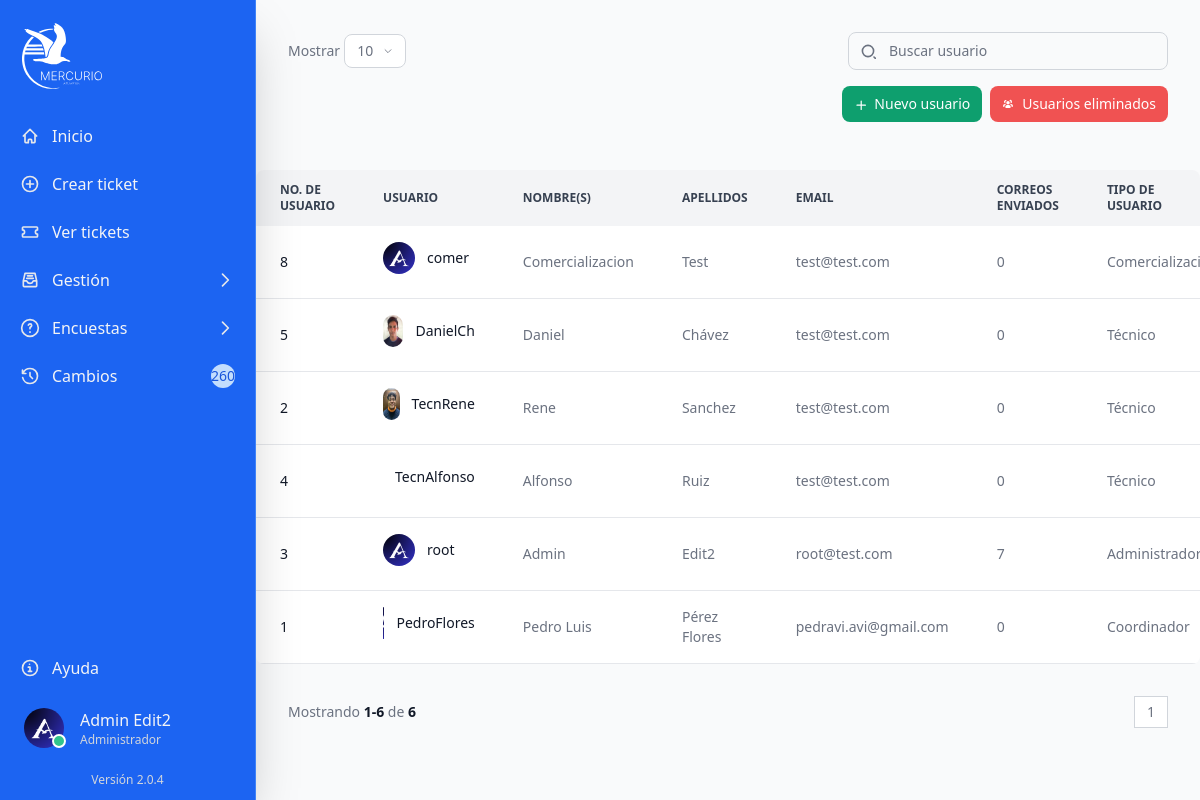
/src/web/usuarios.php (signed in), run on the app's committed database.
### tables this page shows
CREATE TABLE IF NOT EXISTS `users` (
  `userId` int NOT NULL AUTO_INCREMENT,
  `user` varchar(50) NOT NULL,
  `nombre` varchar(55) NOT NULL,
  `apellido` varchar(55) NOT NULL,
  `email` varchar(200) NOT NULL,
  `imagen` varchar(255) NOT NULL,
  `credencial` varchar(255) NOT NULL,
  `tipo` varchar(20) NOT NULL,
  `password` varchar(255) NOT NULL,
  `code` varchar(255) DEFAULT NULL,
  `token` varchar(255) DEFAULT NULL,
  `token_expiration` timestamp NULL DEFAULT NULL,
  `userStatus` tinyint NOT NULL,
  `fhCreacion` datetime NOT NULL,
  `fhBaja` datetime DEFAULT NULL,
  PRIMARY KEY (`userId`)
);

### src/web/usuarios.php (the view, shortened to what this page needs)
<?php
include '../configuration/conn-session.php';
function getTotalEmailsSent($userId)
{
    global $conn;
    $query = "SELECT COUNT(*) as total FROM tbticket INNER JOIN users ON tbticket.numTrabajador = users.userId WHERE (estado IN ('0', '1', '2', '3', '4', '5', '6', '8', '9') AND correo != '' AND users.userId = ?)";
    $stmt = $conn->prepare($query);
    $stmt->bind_param("i", $userId);
    $stmt->execute();
    $result = $stmt->get_result();
    $fila = $result->fetch_assoc();
    return $fila['total'];
}
?>
<!DOCTYPE html>
<html lang="es">
<head>
    <link rel="stylesheet" href="../output.css">
    <link rel="stylesheet" href="./loading.css">
</head>
<body class="bg-gray-50 dark:bg-gray-700">
    <?php
    include '../components/sidebar.php';
    include '../components/modal-baja-usuario.php';
    ?>
    <div class="mt-16 sm:mt-0 lg:mb-4 sm:ml-64">
        <div>
            <div class="grid grid-cols-1 gap-4 mb-4">
                <div class="p-8">
                    <div
                        class="flex items-center justify-between flex-column flex-wrap md:flex-row space-y-4 md:space-y-0 pb-4">
                        <div>
                            <span class="text-sm text-gray-500 dark:text-gray-400">Mostrar</span>
                            <button type="button" id="dropdownShowButton" data-dropdown-toggle="dropdownShow"
                                class="inline-flex items-center text-gray-500 bg-white border border-gray-300 focus:outline-none hover:bg-gray-100 focus:ring-4 focus:ring-gray-100 font-medium rounded-lg text-sm px-3 py-1.5 dark:bg-gray-800 dark:text-gray-400 dar:border-gray-600 dark:hover:bg-gray-700 dark:hover:border-gray-600 dark:focus:ring-gray-700">
                                10
                                <svg class="w-2.5 h-2.5 ms-2.5" aria-hidden="true" xmlns="http://www.w3.org/2000/svg"
                                    fill="none" viewBox="0 0 24 24">
                                    <path stroke="currentColor" stroke-linecap="round" stroke-linejoin="round"
                                        stroke-width="2" d="m19 9-7 7-7-7" />
                                </svg>
                            </button>
                        </div>
                        <div class="relative">
                            <div
                                class="absolute inset-y-0 rtl:inset-r-0 start-0 flex items-center ps-3 pointer-events-none">
                            </div>
                            <input type="text" id="table-search-tickets"
                                class="block p-2 ps-10 text-sm text-gray-900 border border-gray-300 rounded-lg w-80 bg-gray-50 focus:ring-blue-500 focus:border-blue-500 dark:bg-gray-800 dark:border-gray-600 dark:placeholder-gray-400 dark:text-white dark:focus:ring-blue-500 dark:focus:border-blue-500"
                                placeholder="Buscar usuario">
                        </div>
                    </div>
                    <div class="flex space-x-2 justify-end">
                        <div>
                            <button type="button" data-modal-target="popup-user-add" data-modal-toggle="popup-user-add"
                                class="inset-y-0 right-0 px-3 py-2 text-sm font-medium text-center inline-flex items-center text-white bg-green-500 rounded-lg hover:bg-green-700 focus:ring-4 focus:outline-none focus:ring-green-300 dark:bg-green-600 dark:hover:bg-green-800 dark:focus:ring-green-900">
                                <svg class="w-3 h-3 text-white me-2" aria-hidden="true"
                                    xmlns="http://www.w3.org/2000/svg" fill="none" viewBox="0 0 20 20">
                                    <path stroke="currentColor" stroke-linecap="round" stroke-linejoin="round"
                                        stroke-width="2" d="M5 12h14m-7 7V5" />
                                </svg>
                                Nuevo usuario
                            </button>
                        </div>
                        <div>
                            <button type="button" onclick="window.location.href='usuarios-eliminados'"
                                class="inset-y-0 right-0 px-3 py-2 text-sm font-medium text-center inline-flex items-center text-white bg-red-500 rounded-lg hover:bg-red-700 focus:ring-4 focus:outline-none focus:ring-red-300 dark:bg-red-600 dark:hover:bg-red-800 dark:focus:ring-red-900">
                                Usuarios eliminados
                            </button>
                        </div>
                    </div>
                </div>
                <div class="relative overflow-x-auto sm:rounded-lg">
                    <table class="w-full text-sm text-left rtl:text-right text-gray-500 dark:text-gray-400">
                        <thead class="text-xs text-gray-700 uppercase bg-gray-100 dark:bg-gray-900 dark:text-gray-400">
                            <tr>
                                <th scope="col" class="px-6 py-3">
                                    No. de usuario
                                </th>
                                <th scope="col" class="px-6 py-3">
                                    Usuario
                                </th>
                                <th scope="col" class="px-6 py-3">
                                    Nombre(s)
                                </th>
                                <th scope="col" class="px-6 py-3">
                                    Apellidos
                                </th>
                                <th scope="col" class="px-6 py-3">
                                    Email
                                </th>
                                <th scope="col" class="px-6 py-3">
                                    Correos enviados
                                </th>
                                <th scope="col" class="px-6 py-3">
                                    <div class="flex items-center">
                                        Tipo de usuario
                                    </div>
                                </th>
                            </tr>
                        </thead>
                        <tbody>
                            <?php
                            $stmt = $conn->query('SELECT COUNT(*) FROM users WHERE userStatus = 0');
                            $row = $stmt->fetch_row();
                            $totalRegistros = $row[0];
                            $registrosPorPagina = 10;
                            $totalPaginas = ceil($totalRegistros / $registrosPorPagina);
                            $paginaActual = isset($_GET['page']) ? (int) $_GET['page'] : 1;
                            $offset = ($paginaActual - 1) * $registrosPorPagina;
                            $sql = "SELECT * FROM users WHERE userStatus = 0 ORDER BY fhCreacion DESC LIMIT $registrosPorPagina OFFSET $offset";
                            $resultado = $conn->query($sql);
                            while ($fila = $resultado->fetch_assoc()): ?>
                                <tr id="fila_<?php echo $fila['userId']; ?>"
                                    class="bg-white border-b dark:bg-gray-800 dark:border-gray-700">
                                    <th scope="row"
                                        class="px-6 py-4 font-medium text-gray-900 whitespace-nowrap dark:text-white">
                                        <?php echo htmlspecialchars($fila['userId']) ?>
                                    </th>
                                    <td class="flex px-6 py-4 font-medium text-gray-900 whitespace-nowrap dark:text-white">
                                        <?php if ($fila['imagen'] == ''): ?>
                                            <div class="flex items-center justify-center">
                                                <img src="../../assets/imgUsers/default.png" alt="Imagen de usuario"
                                                    class="w-8 h-8 rounded-full">
                                            </div>
                                        <?php else: ?>
                                            <div class="flex justify-center items-center">
                                                <img src="../../assets/imgUsers/<?php echo htmlspecialchars($fila['imagen']) ?>"
                                                    alt="<?php echo htmlspecialchars($fila['nombre']) ?>"
                                                    class="w-8 h-8 rounded-full">
                                            </div>
                                        <?php endif; ?>
                                        <div class="ms-3 rtl:ms-0 mt-1.5">
                                            <?php echo htmlspecialchars($fila['user']) ?>
                                        </div>
                                    </td>
                                    <td class="px-6 py-4">
                                        <?php echo htmlspecialchars($fila['nombre']) ?>
                                    </td>
                                    <td class="px-6 py-4">
                                        <?php echo htmlspecialchars($fila['apellido']) ?>
                                    </td>
                                    <td class="px-6 py-4">
                                        <?php echo htmlspecialchars($fila['email']) ?>
                                    </td>
                                    <td class="px-6 py-4">
                                        <?php echo getTotalEmailsSent($fila['userId']); ?>
                                    </td>
                                    <td class="px-6 py-4">
                                        <?php echo userType($fila['tipo']); ?>
                                    </td>
                                </tr>
                            <?php endwhile; ?>
                        </tbody>
                    </table>
                </div>
                <nav class="flex items-center flex-column flex-wrap md:flex-row justify-between pt-4 p-8"
                    aria-label="Navegación">
                    <span
                        class="text-sm font-normal text-gray-500 dark:text-gray-400 mb-4 md:mb-0 block w-full md:inline md:w-auto">Mostrando
                        <span
                            class="font-semibold text-gray-900 dark:text-white"><?php echo $offset + 1; ?>-<?php echo min($offset + $registrosPorPagina, $totalRegistros); ?></span>
                        de <span
                            class="font-semibold text-gray-900 dark:text-white"><?php echo $totalRegistros; ?></span></span>
                    <ul class="inline-flex -space-x-px rtl:space-x-reverse text-sm h-8">
                        <?php for ($i = 1; $i <= $totalPaginas; $i++): ?>
                            <li>
                                <a href="usuarios?page=<?php echo $i; ?>" class="flex items-center justify-center px-3 h-8 leading-tight text-gray-500 bg-white border border-gray-300 hover:bg-gray-100 hover:text-gray-700 dark:bg-gray-800 dark:border-gray-700 dark:text-gray-400 dark:hover:bg-gray-700 dark:hover:text-white <?php if ($i == $paginaActual)
                                       echo 'bg-blue-50 text-blue-500'; ?>"><?php echo $i; ?></a>
                            </li>
                        <?php endfor; ?>
                    </ul>
                </nav>
            </div>
        </div>
    </div>
</body>
</html>

### src/configuration/conn-session.php (shortened to what this page needs)
<?php
function userType($type)
{
   switch ($type) {
      case "admin":
         echo 'Administrador';
         break;
      case "coordinador":
         echo 'Coordinador';
         break;
      case "comercializacion":
         echo 'Comercialización';
         break;
      case "tecnico":
         echo 'Técnico';
         break;
   }
}

### src/web/loading.css (style rules this page uses)
body.fade-out { animation: fadeOutBackground 1s forwards; }

### data on the page
users: userId "8", user "comer", nombre "Comercializacion", apellido "Test", email "test@test.com", userId "0", tipo "Comercialización"
users: userId "5", imagen (picture), user "DanielCh", nombre "Daniel", apellido "Chávez", email "test@test.com", userId "0", tipo "Técnico"
users: userId "2", imagen (picture), user "TecnRene", nombre "Rene", apellido "Sanchez", email "test@test.com", userId "0", tipo "Técnico"
users: userId "4", user "TecnAlfonso", nombre "Alfonso", apellido "Ruiz", email "test@test.com", userId "0", tipo "Técnico"
users: userId "3", user "root", nombre "Admin", apellido "Edit2", email "root@test.com", userId "7", tipo "Administrador"
users: userId "1", user "PedroFlores", nombre "Pedro Luis", apellido "Pérez Flores", email "pedravi.avi@gmail.com", userId "0", tipo "Coordinador"

### other printed values
$totalTickets "260"
$_SESSION['nombre'] "Admin"
$_SESSION['apellido'] "Edit2"
$offset + 1 "1"
min($offset + $registrosPorPagina, $totalRegistros) "6"
$totalRegistros "6"
